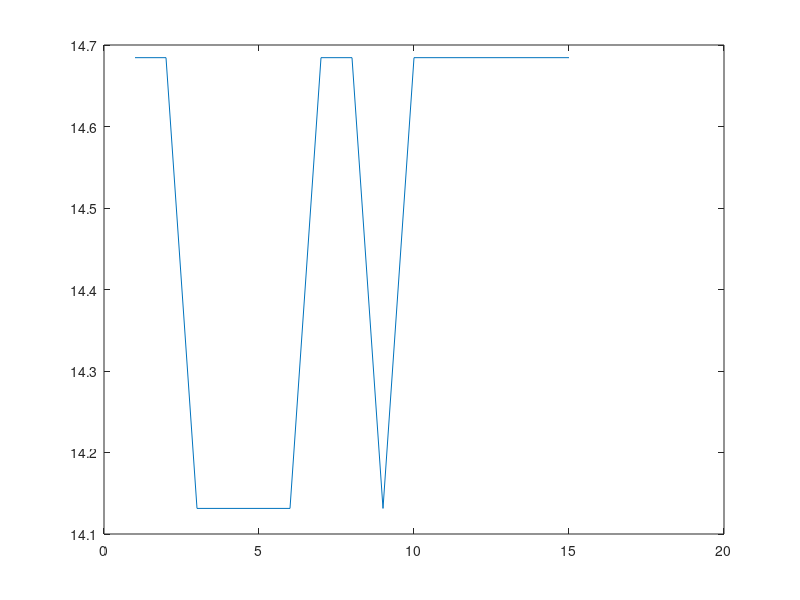

The MATLAB script that drew this image:
AMOUNT_OF_ROBOTS = 1;
NOMINAL_DISTANCE = 0.3;

% Rectangle properties
MIN_X = -0.2;
MIN_Y = -0.2;
MAX_X = 0.2;
MAX_Y = 0.2;

% Import the data
data = importdata('experiment.txt');
data = data(:,2:end);

% Keep only the needed column of the matrix
index = 1:AMOUNT_OF_ROBOTS*7;
index = mod(index-5,7) == 0 | mod(index-6,7) == 0; % 1 where the column must be kept
data = data(:,index); % The matrix rows now only contains the needed data: x1,y1,x2,y2,...,xn,yn.

% Loop
xIndices = mod(1:AMOUNT_OF_ROBOTS*2, 2) == 0;
yIndices = mod(1:AMOUNT_OF_ROBOTS*2, 2) == 1;

x = data(:, xIndices);
y = data(:, yIndices);

distancesToCenter = sqrt(x.^2 + y.^2); % Distance to center for all robots at time step t.

% Compute the distance from the rectangle
% http://stackoverflow.com/questions/5254838/calculating-distance-between-a-point-and-a-rectangular-box-nearest-point
dx = cat(3, MIN_X - x, zeros(size(x,1),AMOUNT_OF_ROBOTS), x - MAX_X);
dy = cat(3, MIN_Y - y, zeros(size(x,1),AMOUNT_OF_ROBOTS), y - MAX_Y);

dx = max(dx, [], 3);
dy = max(dy, [], 3);
distancesToRectangle = sqrt(dx.^2 + dy.^2);

% Compute the error value for this time step
relErrors = abs((distancesToRectangle - NOMINAL_DISTANCE)/NOMINAL_DISTANCE);
results = mean(relErrors, 2);

plot(1:size(results,1), results)
